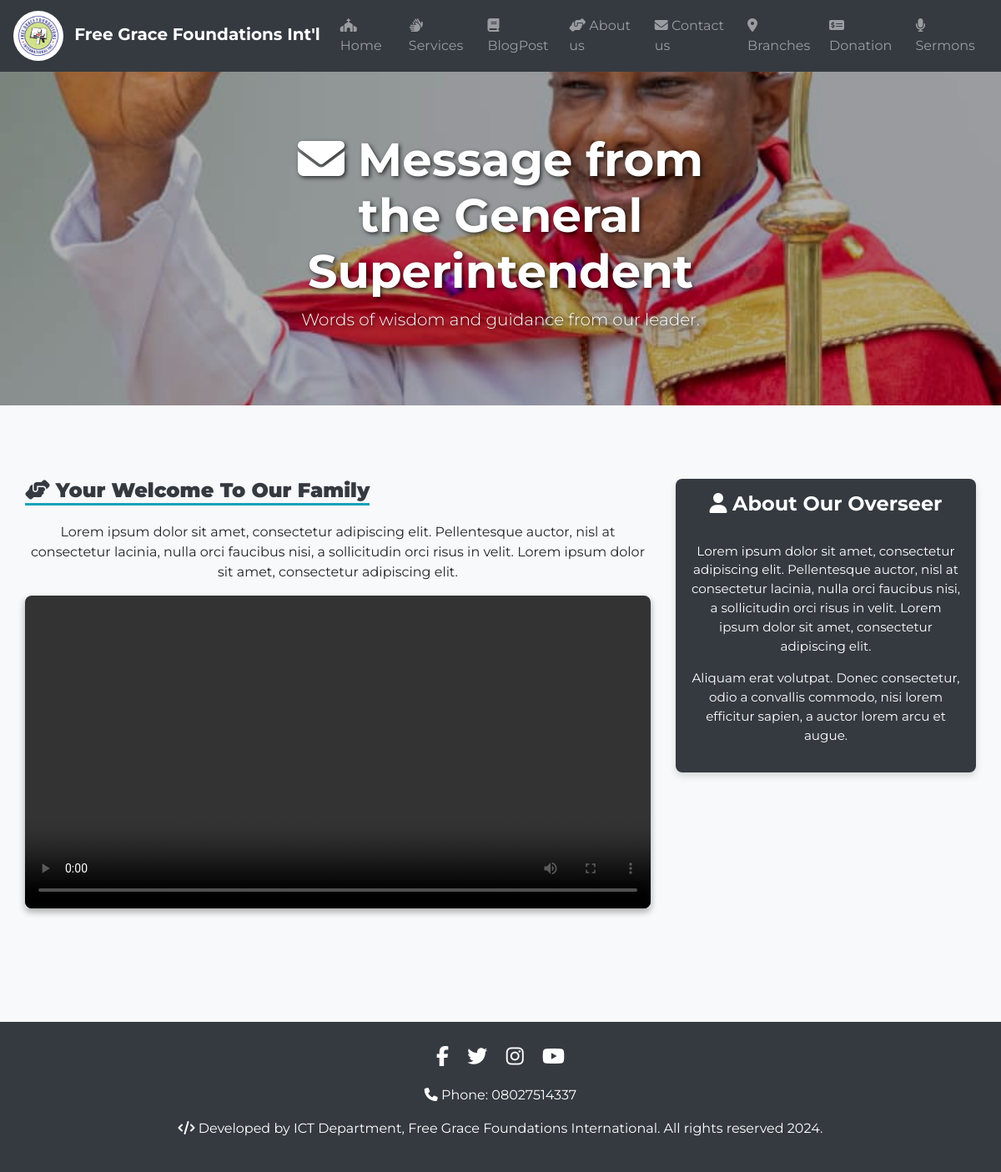
The page /overseer-message/ on the database its author committed.
### church/models.py (models this page shows, shortened)
class GeneralOverseerMessage(models.Model):
    title = models.CharField(max_length=200)
    description = models.TextField()
    video_message = models.FileField(upload_to='videos/')
    date_posted = models.DateTimeField(auto_now_add=True)

### church/views.py (the view)
# urls.py: path('overseer-message/', views.overseer_message, name='overseer-message'),
def overseer_message(request):
    message = GeneralOverseerMessage.objects.last()  # Get the latest message
    return render(request, 'church/overseer_message.html', {'message': message})

### church/context_processors.py (called while the page is built)
def navbar_context(request):
    today = timezone.now().date()
    blog_post_today_count = BlogPost.objects.filter(date_posted=today).count()
    return {'blog_post_today_count': blog_post_today_count}

def sermon_context(request):
    today = date.today()
    sermon_today_count = Sermon.objects.filter(created_at__gte=today).count()
    return {'sermon_today_count': sermon_today_count}

### church/templates/church/overseer_message.html (shortened to what this page needs)
<!DOCTYPE html>
{% load static %}
<html lang="en">
<head>
    <link href="https://stackpath.bootstrapcdn.com/bootstrap/4.5.2/css/bootstrap.min.css" rel="stylesheet">
    <link href="https://cdnjs.cloudflare.com/ajax/libs/font-awesome/5.15.3/css/all.min.css" rel="stylesheet">
</head>
<body>
    {% include 'nav.html' %}
    <div class="header-overlay mb-5">
        <img src="{% static 'church/overseer.jpg' %}" alt="Overseer Picture" class="img-fluid">
        <div class="overlay-text text-center">
            <h1 class="display-4 font-weight-bold"> <i class="fas fa-envelope"></i> Message from the General Superintendent</h1>
            <p class="lead">Words of wisdom and guidance from our leader.</p>
        </div>
    </div>
    <div class="container message-section">
        <div class="row">
            <div class="col-lg-8 col-md-12 mb-4">
                <h2 class="section-title text-center"><i class="fas fa-hands-helping"></i> <strong>{{ message.title|title }}</strong></h2>
                <p class="text-center">{{ message.description }}</p>
                {% if message.video_message %}
                    <div class="card mb-4">
                        <video controls class="video-message card-img-top">
                            <source src="{{ message.video_message.url }}" type="video/mp4">
                        </video>
                    </div>
                {% endif %}
            </div>
            <div class="col-lg-4 col-md-12">
                <div class="card history-section text-center p-3">
                    <h4> <i class="fas fa-user"></i> <strong>About Our Overseer</strong></h4>
                    <br>
                    <p>Lorem ipsum dolor sit amet, consectetur adipiscing elit. Pellentesque auctor, nisl at consectetur lacinia, nulla orci faucibus nisi, a sollicitudin orci risus in velit. Lorem ipsum dolor sit amet, consectetur adipiscing elit.</p>
                    <p>Aliquam erat volutpat. Donec consectetur, odio a convallis commodo, nisi lorem efficitur sapien, a auctor lorem arcu et augue.</p>
                </div>
            </div>
        </div>
    </div>
    <footer class="text-center mt-5 py-4 bg-dark text-white">
        <div class="container">
            <div class="footer-social-icons mb-3">
                <a href="#" class="text-white mx-2" target="_blank">
                    <i class="fab fa-facebook-f"></i>
                </a>
                <a href="#" class="text-white mx-2" target="_blank">
                    <i class="fab fa-twitter"></i>
                </a>
                <a href="#" class="text-white mx-2" target="_blank">
                    <i class="fab fa-instagram"></i>
                </a>
                <a href="#" class="text-white mx-2" target="_blank">
                    <i class="fab fa-youtube"></i>
                </a>
            </div>
            <p> <i class="fas fa-phone"></i> Phone: 08027514337</p>
            <p> <i class="fas fa-code"></i> Developed by ICT Department, Free Grace Foundations International. All rights reserved 2024.</p>
        </div>
    </footer>
</body>
</html>

### church/templates/church/overseer_message.html (style rules this page uses)
body { font-family: 'Montserrat', sans-serif; background-color: #f8f9fa; }
.header-overlay { position: relative; text-align: center; color: white; }
.header-overlay img { width: 100%; height: 400px; object-fit: cover; filter: brightness(70%); }
.header-overlay .overlay-text { position: absolute; top: 50%; left: 50%; transform: translate(-50%, -50%); padding: 20px; text-shadow: 2px 2px 5px rgba(0, 0, 0, 0.7); }
.message-section { padding: 40px 0; }
.video-message { max-width: 100%; height: auto; border-radius: 8px; box-shadow: 0px 4px 8px rgba(0, 0, 0, 0.2); }
.history-section { background-color: #343a40; color: white; padding: 30px; border-radius: 8px; font-size: 0.95rem; }
.footer-social-icons a { font-size: 1.5rem; transition: color 0.3s; }
.card { border: none; box-shadow: 0 4px 8px rgba(0, 0, 0, 0.15); transition: transform 0.2s; }
.section-title { font-weight: 700; font-size: 1.5rem; color: #343a40; border-bottom: 3px solid #17a2b8; display: inline-block; margin-bottom: 20px; }

### rows shown on the page
GeneralOverseerMessage: title "Your Welcome To Our Family", description "Lorem ipsum dolor sit amet, consectetur adipiscing elit. Pellentesque auctor, nisl at consectetur lacinia, nulla orci faucibus nisi, a sollicitudin orci risus in velit. Lorem ipsum dolor sit amet, consectetur adipiscing elit."
